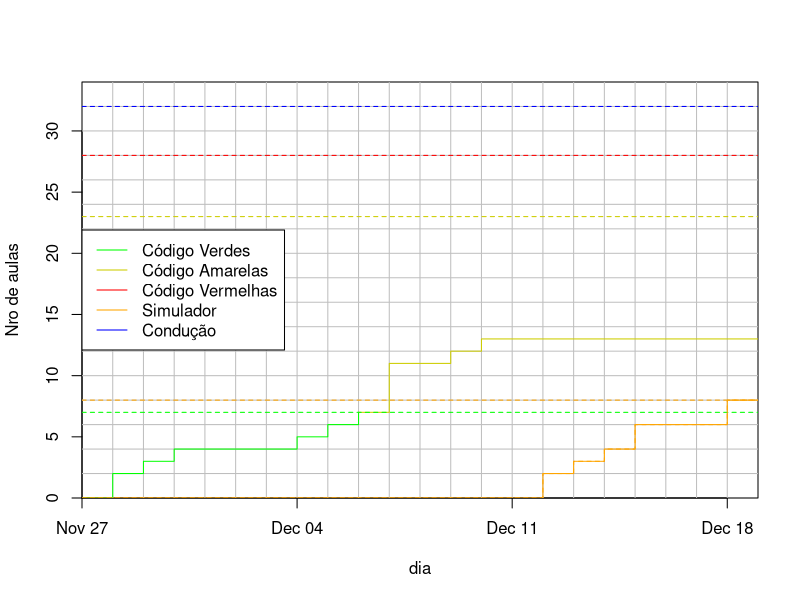

Reproduce this figure in R.
df <- read.csv(file.path("data", "aulas.csv"))

dias <- as.Date(df$dia)
codigo <- cumsum(df$codigo)
conducao <- cumsum(df$conducao)

diff_dias <- as.numeric(
  difftime(
    max(dias),
    min(dias),
    unit = "days"
  )
)

png("progresso.png",
  width = 8,
  height = 8,
  units = "cm",
  res = 2048,
  pointsize = 4
)

plot(
  dias,
  codigo,
  ylim = c(0, 34),
  xaxs = "i",
  yaxs = "i",
  xlab = "dia",
  ylab = "Nro de aulas",
  col = "white"
)
grid(
  nx = diff_dias,
  ny = 17,
  lty = 1,
  col = "gray",
  lwd = 1
)

# Linhas do código
lines(
  dias[codigo < 8],
  codigo[codigo < 8],
  col = "green",
  type = "s"
)
lines(
  dias[codigo >= 7 & codigo < 24],
  codigo[codigo >= 7 & codigo < 24],
  col = "yellow3",
  type = "s"
)
lines(
  dias[codigo >= 23],
  codigo[codigo >= 23],
  col = "red",
  type = "s"
)
abline(h = 7, col = "green", lty = 2)
abline(h = 23, col = "yellow3", lty = 2)
abline(h = 28, col = "red", lty = 2)

# Linhas da condução
lines(
  dias[conducao <= 8 & dias <= Sys.Date()],
  conducao[conducao <= 8 & dias <= Sys.Date()],
  col = "orange",
  type = "s"
)
lines(dias[conducao <= 8],
  conducao[conducao <= 8],
  col = "orange", lty = 2,
  type = "s"
)
lines(
  dias[conducao > 8],
  conducao[conducao > 8],
  col = "blue",
  type = "s"
)
abline(h = 8, col = "orange", lty = 2)
abline(h = 32, col = "blue", lty = 2)

legend(
  x = "left",
  legend = c(
    "Código Verdes",
    "Código Amarelas",
    "Código Vermelhas",
    "Simulador",
    "Condução"
  ),
  col = c("green", "yellow3", "red", "orange", "blue"),
  lty = 1,
  lwd = 1
)
